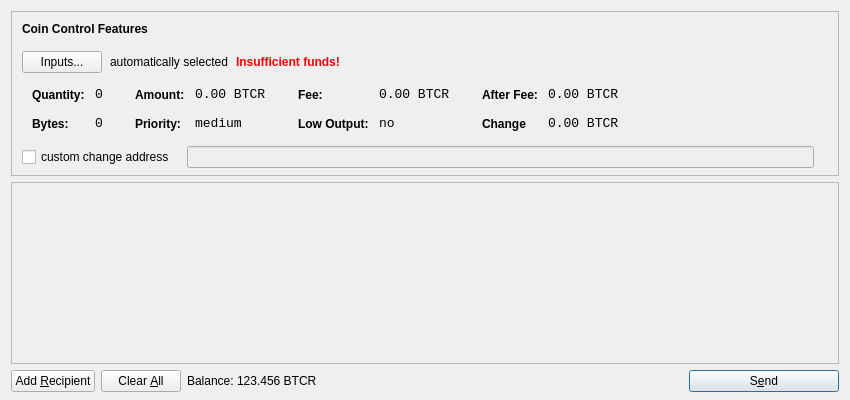
<?xml version="1.0" encoding="UTF-8"?>
<ui version="4.0">
 <class>SendCoinsDialog</class>
 <widget class="QDialog" name="SendCoinsDialog">
  <property name="geometry">
   <rect>
    <x>0</x>
    <y>0</y>
    <width>850</width>
    <height>400</height>
   </rect>
  </property>
  <property name="windowTitle">
   <string>Send Coins</string>
  </property>
  <layout class="QVBoxLayout" name="verticalLayout" stretch="0,1,0">
   <property name="bottomMargin">
    <number>8</number>
   </property>
   <item>
    <widget class="QFrame" name="frameCoinControl">
     <property name="sizePolicy">
      <sizepolicy hsizetype="Expanding" vsizetype="Expanding">
       <horstretch>0</horstretch>
       <verstretch>0</verstretch>
      </sizepolicy>
     </property>
     <property name="maximumSize">
      <size>
       <width>16777215</width>
       <height>16777215</height>
      </size>
     </property>
     <property name="frameShape">
      <enum>QFrame::StyledPanel</enum>
     </property>
     <property name="frameShadow">
      <enum>QFrame::Sunken</enum>
     </property>
     <layout class="QVBoxLayout" name="verticalLayoutCoinControl2">
      <property name="spacing">
       <number>7</number>
      </property>
      <property name="leftMargin">
       <number>0</number>
      </property>
      <property name="topMargin">
       <number>0</number>
      </property>
      <property name="rightMargin">
       <number>0</number>
      </property>
      <property name="bottomMargin">
       <number>6</number>
      </property>
      <item>
       <layout class="QVBoxLayout" name="verticalLayoutCoinControl" stretch="0,0,0,0,1">
        <property name="spacing">
         <number>0</number>
        </property>
        <property name="leftMargin">
         <number>10</number>
        </property>
        <property name="topMargin">
         <number>10</number>
        </property>
        <item>
         <layout class="QHBoxLayout" name="horizontalLayoutCoinControl1">
          <property name="bottomMargin">
           <number>15</number>
          </property>
          <item>
           <widget class="QLabel" name="labelCoinControlFeatures">
            <property name="sizePolicy">
             <sizepolicy hsizetype="Preferred" vsizetype="Maximum">
              <horstretch>0</horstretch>
              <verstretch>0</verstretch>
             </sizepolicy>
            </property>
            <property name="font">
             <font>
              <weight>75</weight>
              <bold>true</bold>
             </font>
            </property>
            <property name="styleSheet">
             <string notr="true">font-weight:bold;</string>
            </property>
            <property name="text">
             <string>Coin Control Features</string>
            </property>
           </widget>
          </item>
         </layout>
        </item>
        <item>
         <layout class="QHBoxLayout" name="horizontalLayoutCoinControl2" stretch="0,0,0,0">
          <property name="spacing">
           <number>8</number>
          </property>
          <property name="bottomMargin">
           <number>10</number>
          </property>
          <item>
           <widget class="QPushButton" name="pushButtonCoinControl">
            <property name="styleSheet">
             <string notr="true"/>
            </property>
            <property name="text">
             <string>Inputs...</string>
            </property>
           </widget>
          </item>
          <item>
           <widget class="QLabel" name="labelCoinControlAutomaticallySelected">
            <property name="text">
             <string>automatically selected</string>
            </property>
            <property name="margin">
             <number>5</number>
            </property>
           </widget>
          </item>
          <item>
           <widget class="QLabel" name="labelCoinControlInsuffFunds">
            <property name="font">
             <font>
              <weight>75</weight>
              <bold>true</bold>
             </font>
            </property>
            <property name="styleSheet">
             <string notr="true">color:red;font-weight:bold;</string>
            </property>
            <property name="text">
             <string>Insufficient funds!</string>
            </property>
            <property name="margin">
             <number>5</number>
            </property>
           </widget>
          </item>
          <item>
           <spacer name="horizontalSpacerCoinControl">
            <property name="orientation">
             <enum>Qt::Horizontal</enum>
            </property>
            <property name="sizeHint" stdset="0">
             <size>
              <width>40</width>
              <height>1</height>
             </size>
            </property>
           </spacer>
          </item>
         </layout>
        </item>
        <item>
         <widget class="QWidget" name="widgetCoinControl" native="true">
          <property name="sizePolicy">
           <sizepolicy hsizetype="Preferred" vsizetype="Preferred">
            <horstretch>0</horstretch>
            <verstretch>0</verstretch>
           </sizepolicy>
          </property>
          <property name="minimumSize">
           <size>
            <width>0</width>
            <height>0</height>
           </size>
          </property>
          <property name="styleSheet">
           <string notr="true"/>
          </property>
          <layout class="QHBoxLayout" name="horizontalLayoutCoinControl5">
           <property name="margin">
            <number>0</number>
           </property>
           <item>
            <layout class="QHBoxLayout" name="horizontalLayoutCoinControl3" stretch="0,0,0,1">
             <property name="spacing">
              <number>20</number>
             </property>
             <property name="topMargin">
              <number>0</number>
             </property>
             <property name="bottomMargin">
              <number>10</number>
             </property>
             <item>
              <layout class="QFormLayout" name="formLayoutCoinControl1">
               <property name="horizontalSpacing">
                <number>10</number>
               </property>
               <property name="verticalSpacing">
                <number>14</number>
               </property>
               <property name="leftMargin">
                <number>10</number>
               </property>
               <property name="topMargin">
                <number>4</number>
               </property>
               <property name="rightMargin">
                <number>6</number>
               </property>
               <item row="0" column="0">
                <widget class="QLabel" name="labelCoinControlQuantityText">
                 <property name="styleSheet">
                  <string notr="true">font-weight:bold;</string>
                 </property>
                 <property name="text">
                  <string>Quantity:</string>
                 </property>
                 <property name="margin">
                  <number>0</number>
                 </property>
                </widget>
               </item>
               <item row="0" column="1">
                <widget class="QLabel" name="labelCoinControlQuantity">
                 <property name="font">
                  <font>
                   <family>Monospace</family>
                   <pointsize>10</pointsize>
                  </font>
                 </property>
                 <property name="cursor">
                  <cursorShape>IBeamCursor</cursorShape>
                 </property>
                 <property name="contextMenuPolicy">
                  <enum>Qt::ActionsContextMenu</enum>
                 </property>
                 <property name="text">
                  <string>0</string>
                 </property>
                 <property name="margin">
                  <number>0</number>
                 </property>
                 <property name="textInteractionFlags">
                  <set>Qt::LinksAccessibleByMouse|Qt::TextSelectableByKeyboard|Qt::TextSelectableByMouse</set>
                 </property>
                </widget>
               </item>
               <item row="1" column="0">
                <widget class="QLabel" name="labelCoinControlBytesText">
                 <property name="styleSheet">
                  <string notr="true">font-weight:bold;</string>
                 </property>
                 <property name="text">
                  <string>Bytes:</string>
                 </property>
                </widget>
               </item>
               <item row="1" column="1">
                <widget class="QLabel" name="labelCoinControlBytes">
                 <property name="font">
                  <font>
                   <family>Monospace</family>
                   <pointsize>10</pointsize>
                  </font>
                 </property>
                 <property name="cursor">
                  <cursorShape>IBeamCursor</cursorShape>
                 </property>
                 <property name="contextMenuPolicy">
                  <enum>Qt::ActionsContextMenu</enum>
                 </property>
                 <property name="text">
                  <string>0</string>
                 </property>
                 <property name="textInteractionFlags">
                  <set>Qt::LinksAccessibleByMouse|Qt::TextSelectableByKeyboard|Qt::TextSelectableByMouse</set>
                 </property>
                </widget>
               </item>
              </layout>
             </item>
             <item>
              <layout class="QFormLayout" name="formLayoutCoinControl2">
               <property name="horizontalSpacing">
                <number>10</number>
               </property>
               <property name="verticalSpacing">
                <number>14</number>
               </property>
               <property name="leftMargin">
                <number>6</number>
               </property>
               <property name="topMargin">
                <number>4</number>
               </property>
               <property name="rightMargin">
                <number>6</number>
               </property>
               <item row="0" column="0">
                <widget class="QLabel" name="labelCoinControlAmountText">
                 <property name="styleSheet">
                  <string notr="true">font-weight:bold;</string>
                 </property>
                 <property name="text">
                  <string>Amount:</string>
                 </property>
                 <property name="margin">
                  <number>0</number>
                 </property>
                </widget>
               </item>
               <item row="0" column="1">
                <widget class="QLabel" name="labelCoinControlAmount">
                 <property name="font">
                  <font>
                   <family>Monospace</family>
                   <pointsize>10</pointsize>
                  </font>
                 </property>
                 <property name="cursor">
                  <cursorShape>IBeamCursor</cursorShape>
                 </property>
                 <property name="contextMenuPolicy">
                  <enum>Qt::ActionsContextMenu</enum>
                 </property>
                 <property name="text">
                  <string>0.00 BTCR</string>
                 </property>
                 <property name="textInteractionFlags">
                  <set>Qt::LinksAccessibleByMouse|Qt::TextSelectableByKeyboard|Qt::TextSelectableByMouse</set>
                 </property>
                </widget>
               </item>
               <item row="1" column="0">
                <widget class="QLabel" name="labelCoinControlPriorityText">
                 <property name="styleSheet">
                  <string notr="true">font-weight:bold;</string>
                 </property>
                 <property name="text">
                  <string>Priority:</string>
                 </property>
                </widget>
               </item>
               <item row="1" column="1">
                <widget class="QLabel" name="labelCoinControlPriority">
                 <property name="font">
                  <font>
                   <family>Monospace</family>
                   <pointsize>10</pointsize>
                  </font>
                 </property>
                 <property name="cursor">
                  <cursorShape>IBeamCursor</cursorShape>
                 </property>
                 <property name="contextMenuPolicy">
                  <enum>Qt::ActionsContextMenu</enum>
                 </property>
                 <property name="text">
                  <string>medium</string>
                 </property>
                 <property name="textInteractionFlags">
                  <set>Qt::LinksAccessibleByMouse|Qt::TextSelectableByKeyboard|Qt::TextSelectableByMouse</set>
                 </property>
                </widget>
               </item>
              </layout>
             </item>
             <item>
              <layout class="QFormLayout" name="formLayoutCoinControl3">
               <property name="horizontalSpacing">
                <number>10</number>
               </property>
               <property name="verticalSpacing">
                <number>14</number>
               </property>
               <property name="leftMargin">
                <number>6</number>
               </property>
               <property name="topMargin">
                <number>4</number>
               </property>
               <property name="rightMargin">
                <number>6</number>
               </property>
               <item row="0" column="0">
                <widget class="QLabel" name="labelCoinControlFeeText">
                 <property name="styleSheet">
                  <string notr="true">font-weight:bold;</string>
                 </property>
                 <property name="text">
                  <string>Fee:</string>
                 </property>
                 <property name="margin">
                  <number>0</number>
                 </property>
                </widget>
               </item>
               <item row="0" column="1">
                <widget class="QLabel" name="labelCoinControlFee">
                 <property name="font">
                  <font>
                   <family>Monospace</family>
                   <pointsize>10</pointsize>
                  </font>
                 </property>
                 <property name="cursor">
                  <cursorShape>IBeamCursor</cursorShape>
                 </property>
                 <property name="contextMenuPolicy">
                  <enum>Qt::ActionsContextMenu</enum>
                 </property>
                 <property name="text">
                  <string>0.00 BTCR</string>
                 </property>
                 <property name="textInteractionFlags">
                  <set>Qt::LinksAccessibleByMouse|Qt::TextSelectableByKeyboard|Qt::TextSelectableByMouse</set>
                 </property>
                </widget>
               </item>
               <item row="1" column="0">
                <widget class="QLabel" name="labelCoinControlLowOutputText">
                 <property name="styleSheet">
                  <string notr="true">font-weight:bold;</string>
                 </property>
                 <property name="text">
                  <string>Low Output:</string>
                 </property>
                </widget>
               </item>
               <item row="1" column="1">
                <widget class="QLabel" name="labelCoinControlLowOutput">
                 <property name="font">
                  <font>
                   <family>Monospace</family>
                   <pointsize>10</pointsize>
                  </font>
                 </property>
                 <property name="cursor">
                  <cursorShape>IBeamCursor</cursorShape>
                 </property>
                 <property name="contextMenuPolicy">
                  <enum>Qt::ActionsContextMenu</enum>
                 </property>
                 <property name="text">
                  <string>no</string>
                 </property>
                 <property name="textInteractionFlags">
                  <set>Qt::LinksAccessibleByMouse|Qt::TextSelectableByKeyboard|Qt::TextSelectableByMouse</set>
                 </property>
                </widget>
               </item>
              </layout>
             </item>
             <item>
              <layout class="QFormLayout" name="formLayoutCoinControl4">
               <property name="horizontalSpacing">
                <number>10</number>
               </property>
               <property name="verticalSpacing">
                <number>14</number>
               </property>
               <property name="leftMargin">
                <number>6</number>
               </property>
               <property name="topMargin">
                <number>4</number>
               </property>
               <property name="rightMargin">
                <number>6</number>
               </property>
               <item row="0" column="0">
                <widget class="QLabel" name="labelCoinControlAfterFeeText">
                 <property name="styleSheet">
                  <string notr="true">font-weight:bold;</string>
                 </property>
                 <property name="text">
                  <string>After Fee:</string>
                 </property>
                 <property name="margin">
                  <number>0</number>
                 </property>
                </widget>
               </item>
               <item row="0" column="1">
                <widget class="QLabel" name="labelCoinControlAfterFee">
                 <property name="font">
                  <font>
                   <family>Monospace</family>
                   <pointsize>10</pointsize>
                  </font>
                 </property>
                 <property name="cursor">
                  <cursorShape>IBeamCursor</cursorShape>
                 </property>
                 <property name="contextMenuPolicy">
                  <enum>Qt::ActionsContextMenu</enum>
                 </property>
                 <property name="text">
                  <string>0.00 BTCR</string>
                 </property>
                 <property name="textInteractionFlags">
                  <set>Qt::LinksAccessibleByMouse|Qt::TextSelectableByKeyboard|Qt::TextSelectableByMouse</set>
                 </property>
                </widget>
               </item>
               <item row="1" column="0">
                <widget class="QLabel" name="labelCoinControlChangeText">
                 <property name="styleSheet">
                  <string notr="true">font-weight:bold;</string>
                 </property>
                 <property name="text">
                  <string>Change</string>
                 </property>
                </widget>
               </item>
               <item row="1" column="1">
                <widget class="QLabel" name="labelCoinControlChange">
                 <property name="font">
                  <font>
                   <family>Monospace</family>
                   <pointsize>10</pointsize>
                  </font>
                 </property>
                 <property name="cursor">
                  <cursorShape>IBeamCursor</cursorShape>
                 </property>
                 <property name="contextMenuPolicy">
                  <enum>Qt::ActionsContextMenu</enum>
                 </property>
                 <property name="text">
                  <string>0.00 BTCR</string>
                 </property>
                 <property name="textInteractionFlags">
                  <set>Qt::LinksAccessibleByMouse|Qt::TextSelectableByKeyboard|Qt::TextSelectableByMouse</set>
                 </property>
                </widget>
               </item>
              </layout>
             </item>
            </layout>
           </item>
          </layout>
         </widget>
        </item>
        <item>
         <layout class="QHBoxLayout" name="horizontalLayoutCoinControl4" stretch="0,0,0">
          <property name="spacing">
           <number>12</number>
          </property>
          <property name="sizeConstraint">
           <enum>QLayout::SetDefaultConstraint</enum>
          </property>
          <property name="topMargin">
           <number>5</number>
          </property>
          <property name="rightMargin">
           <number>5</number>
          </property>
          <item>
           <widget class="QCheckBox" name="checkBoxCoinControlChange">
            <property name="text">
             <string>custom change address</string>
            </property>
           </widget>
          </item>
          <item>
           <widget class="QLineEdit" name="lineEditCoinControlChange">
            <property name="enabled">
             <bool>false</bool>
            </property>
            <property name="sizePolicy">
             <sizepolicy hsizetype="Expanding" vsizetype="Fixed">
              <horstretch>0</horstretch>
              <verstretch>0</verstretch>
             </sizepolicy>
            </property>
           </widget>
          </item>
          <item>
           <widget class="QLabel" name="labelCoinControlChangeLabel">
            <property name="sizePolicy">
             <sizepolicy hsizetype="Preferred" vsizetype="Expanding">
              <horstretch>0</horstretch>
              <verstretch>0</verstretch>
             </sizepolicy>
            </property>
            <property name="minimumSize">
             <size>
              <width>0</width>
              <height>0</height>
             </size>
            </property>
            <property name="text">
             <string/>
            </property>
            <property name="margin">
             <number>3</number>
            </property>
           </widget>
          </item>
         </layout>
        </item>
        <item>
         <spacer name="verticalSpacerCoinControl">
          <property name="orientation">
           <enum>Qt::Vertical</enum>
          </property>
          <property name="sizeHint" stdset="0">
           <size>
            <width>800</width>
            <height>1</height>
           </size>
          </property>
         </spacer>
        </item>
       </layout>
      </item>
     </layout>
    </widget>
   </item>
   <item>
    <widget class="QScrollArea" name="scrollArea">
     <property name="widgetResizable">
      <bool>true</bool>
     </property>
     <widget class="QWidget" name="scrollAreaWidgetContents">
      <property name="geometry">
       <rect>
        <x>0</x>
        <y>0</y>
        <width>826</width>
        <height>143</height>
       </rect>
      </property>
      <layout class="QVBoxLayout" name="verticalLayout_2">
       <property name="margin">
        <number>0</number>
       </property>
       <item>
        <layout class="QVBoxLayout" name="entries">
         <property name="spacing">
          <number>6</number>
         </property>
        </layout>
       </item>
       <item>
        <spacer name="verticalSpacer">
         <property name="orientation">
          <enum>Qt::Vertical</enum>
         </property>
         <property name="sizeHint" stdset="0">
          <size>
           <width>20</width>
           <height>40</height>
          </size>
         </property>
        </spacer>
       </item>
      </layout>
     </widget>
    </widget>
   </item>
   <item>
    <layout class="QHBoxLayout" name="horizontalLayout">
     <item>
      <widget class="QPushButton" name="addButton">
       <property name="toolTip">
        <string>Send to multiple recipients at once</string>
       </property>
       <property name="text">
        <string>Add &amp;Recipient</string>
       </property>
       <property name="icon">
        <iconset resource="../bitcoin.qrc">
         <normaloff>:/icons/add</normaloff>:/icons/add</iconset>
       </property>
       <property name="autoDefault">
        <bool>false</bool>
       </property>
      </widget>
     </item>
     <item>
      <widget class="QPushButton" name="clearButton">
       <property name="sizePolicy">
        <sizepolicy hsizetype="Minimum" vsizetype="Fixed">
         <horstretch>0</horstretch>
         <verstretch>0</verstretch>
        </sizepolicy>
       </property>
       <property name="toolTip">
        <string>Remove all transaction fields</string>
       </property>
       <property name="text">
        <string>Clear &amp;All</string>
       </property>
       <property name="icon">
        <iconset resource="../bitcoin.qrc">
         <normaloff>:/icons/remove</normaloff>:/icons/remove</iconset>
       </property>
       <property name="autoRepeatDelay">
        <number>300</number>
       </property>
       <property name="autoDefault">
        <bool>false</bool>
       </property>
      </widget>
     </item>
     <item>
      <layout class="QHBoxLayout" name="horizontalLayout_2">
       <property name="spacing">
        <number>3</number>
       </property>
       <item>
        <widget class="QLabel" name="label">
         <property name="sizePolicy">
          <sizepolicy hsizetype="Preferred" vsizetype="Fixed">
           <horstretch>0</horstretch>
           <verstretch>0</verstretch>
          </sizepolicy>
         </property>
         <property name="text">
          <string>Balance:</string>
         </property>
        </widget>
       </item>
       <item>
        <widget class="QLabel" name="labelBalance">
         <property name="sizePolicy">
          <sizepolicy hsizetype="Preferred" vsizetype="Fixed">
           <horstretch>0</horstretch>
           <verstretch>0</verstretch>
          </sizepolicy>
         </property>
         <property name="cursor">
          <cursorShape>IBeamCursor</cursorShape>
         </property>
         <property name="text">
          <string>123.456 BTCR</string>
         </property>
         <property name="textInteractionFlags">
          <set>Qt::LinksAccessibleByMouse|Qt::TextSelectableByKeyboard|Qt::TextSelectableByMouse</set>
         </property>
        </widget>
       </item>
      </layout>
     </item>
     <item>
      <spacer name="horizontalSpacer">
       <property name="orientation">
        <enum>Qt::Horizontal</enum>
       </property>
       <property name="sizeHint" stdset="0">
        <size>
         <width>40</width>
         <height>20</height>
        </size>
       </property>
      </spacer>
     </item>
     <item>
      <widget class="QPushButton" name="sendButton">
       <property name="minimumSize">
        <size>
         <width>150</width>
         <height>0</height>
        </size>
       </property>
       <property name="toolTip">
        <string>Confirm the send action</string>
       </property>
       <property name="text">
        <string>S&amp;end</string>
       </property>
       <property name="icon">
        <iconset resource="../bitcoin.qrc">
         <normaloff>:/icons/send</normaloff>:/icons/send</iconset>
       </property>
       <property name="default">
        <bool>true</bool>
       </property>
      </widget>
     </item>
    </layout>
   </item>
  </layout>
 </widget>
 <resources>
  <include location="../bitcoin.qrc"/>
 </resources>
 <connections/>
</ui>
